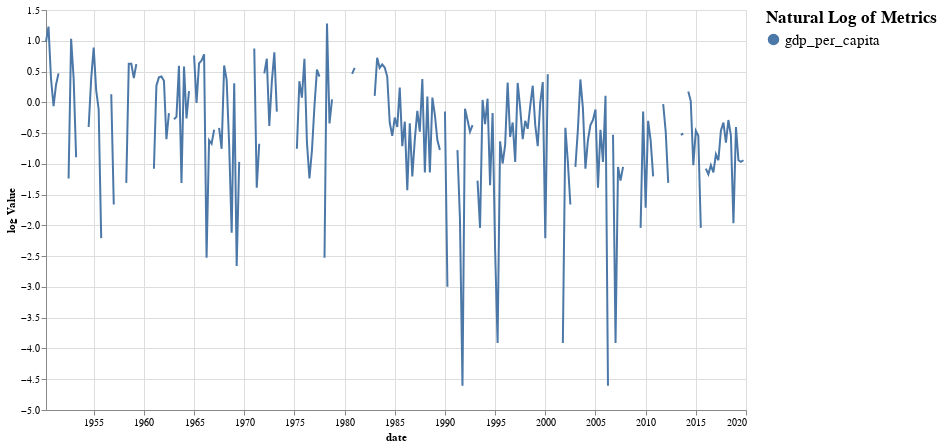

Notebook source saved alongside this figure:
### Code cell
make_multi_LineGraph(_pcap,True)

### Figure 1 — Vega-Lite specification as saved in the notebook (floating-point values rounded to 4 significant figures; data arrays with more than 128 entries replaced by an {"elided": "..."} marker saying what was removed)
{"config": {"view": {"continuousWidth": 400, "continuousHeight": 300}}, "layer": [{"mark": "line", "encoding": {"color": {"type": "nominal", "field": "Metric", "legend": {"labelFontSize": 15, "title": "Natural Log of Metrics", "titleFontSize": 17}, "scale": {"scheme": "tableau20"}}, "x": {"type": "temporal", "field": "date"}, "y": {"type": "quantitative", "field": "log Value", "scale": {"type": "linear"}}}}, {"mark": {"type": "rule", "color": "#aaa"}, "encoding": {"x": {"type": "temporal", "field": "date"}}, "transform": [{"filter": {"selection": "selector026"}}]}, {"mark": "circle", "encoding": {"color": {"type": "nominal", "field": "Metric", "legend": {"labelFontSize": 15, "title": "Natural Log of Metrics", "titleFontSize": 17}, "scale": {"scheme": "tableau20"}}, "opacity": {"condition": {"value": 1, "selection": "selector026"}, "value": 0}, "x": {"type": "temporal", "field": "date"}, "y": {"type": "quantitative", "field": "log Value", "scale": {"type": "linear"}}}, "selection": {"selector026": {"type": "multi", "fields": ["Metric"], "bind": "legend", "on": "mouseover", "nearest": true, "empty": "none"}}}, {"mark": {"type": "text", "align": "left", "dx": 5, "dy": -5, "stroke": "white", "strokeWidth": 2}, "encoding": {"color": {"type": "nominal", "field": "Metric", "legend": {"labelFontSize": 15, "title": "Natural Log of Metrics", "titleFontSize": 17}, "scale": {"scheme": "tableau20"}}, "text": {"type": "quantitative", "field": "log Value"}, "x": {"type": "temporal", "field": "date"}, "y": {"type": "quantitative", "field": "log Value", "scale": {"type": "linear"}}}, "transform": [{"filter": {"selection": "selector026"}}]}, {"mark": {"type": "text", "align": "left", "dx": 5, "dy": -5}, "encoding": {"color": {"type": "nominal", "field": "Metric", "legend": {"labelFontSize": 15, "title": "Natural Log of Metrics", "titleFontSize": 17}, "scale": {"scheme": "tableau20"}}, "text": {"type": "quantitative", "field": "log Value"}, "x": {"type": "temporal", "field": "date"}, "y": {"type": "quantitative", "field": "log Value", "scale": {"type": "linear"}}}, "transform": [{"filter": {"selection": "selector026"}}]}], "data": {"name": "data-f88d88e0954591bede6a822976f4f010"}, "height": 400, "width": 700, "$schema": "https://vega.github.io/schema/vega-lite/v4.8.1.json", "datasets": {"data-f88d88e0954591bede6a822976f4f010": {"elided": "280 records"}}}
